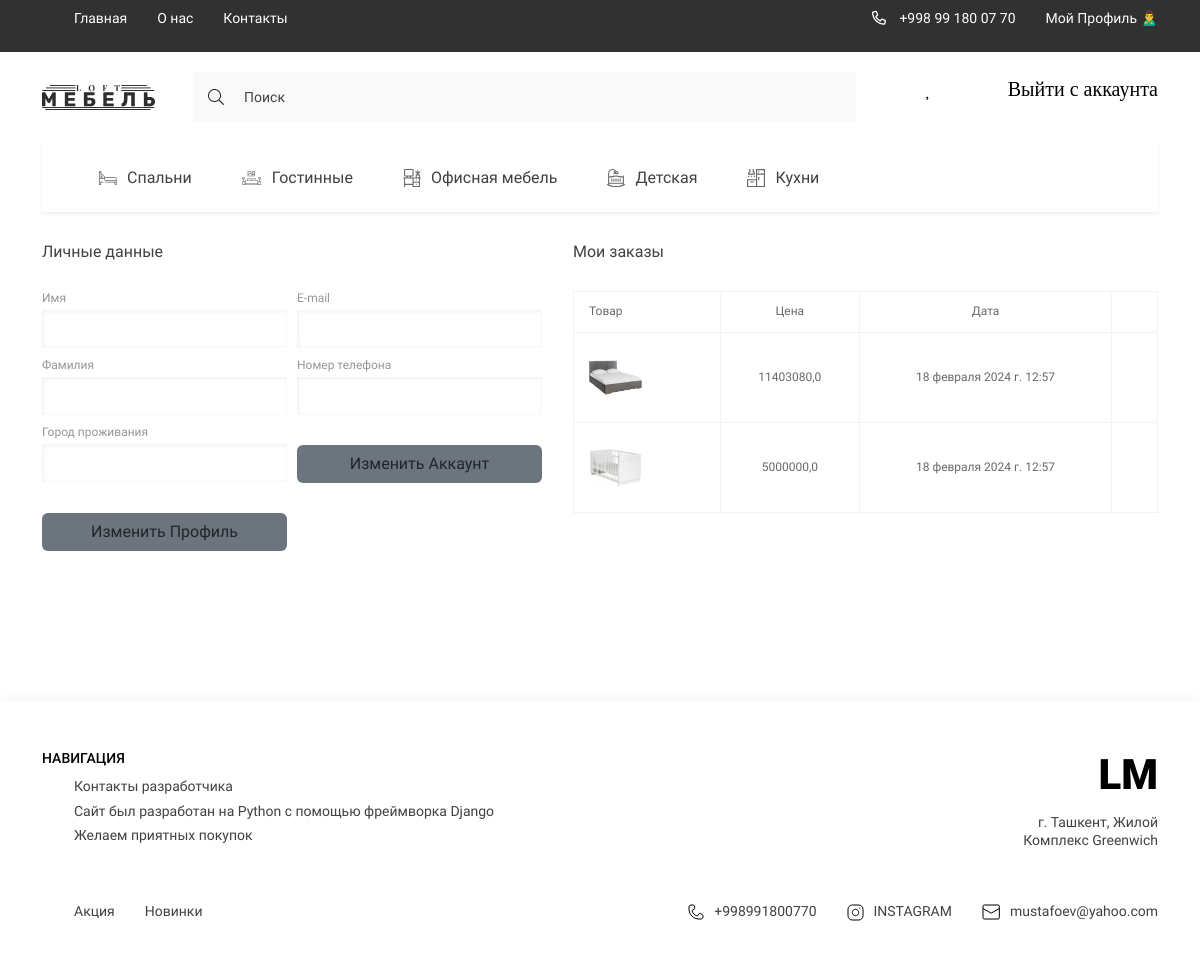
Screenshot of /profile/1 (signed in) with the database file from the repository.
### digital/models.py (models this page shows, shortened)
class Category(models.Model):
    title = models.CharField(max_length=150, verbose_name='Название категории')
    image = models.ImageField(upload_to='categories/', verbose_name='Изображение', blank=True, null=True)
    slug = models.SlugField(unique=True, null=True)
    parent = models.ForeignKey('self', on_delete=models.CASCADE, null=True, blank=True, related_name='subcategories',
                               related_query_name='subcategories', verbose_name='Категория')
    def get_absolute_url(self):
        return reverse('category_page', kwargs={'slug': self.slug})
    def get_image_category(self):
        if self.image:
            return self.image.url
        else:
            return '-'
    class Meta:
        verbose_name = 'Категория'
        verbose_name_plural = 'Категории'

class OrderProduct(models.Model):
    product = models.ForeignKey(Product, on_delete=models.SET_NULL, null=True)
    order = models.ForeignKey(Order, on_delete=models.SET_NULL, null=True)
    quantity = models.IntegerField(default=0, null=True, blank=True, verbose_name='Кол-во')
    added_at = models.DateTimeField(auto_now_add=True, verbose_name='Дата добавления')
    class Meta:
        verbose_name = 'Заказанный товар'
        verbose_name_plural = 'Заказанный товары'
    @property
    def get_total_price(self):
        total_price = self.product.price * self.quantity
        return total_price

class Product(models.Model):
    title = models.CharField(max_length=250, verbose_name='Название Товара')
    price = models.FloatField(verbose_name='Цена')
    quantity = models.IntegerField(verbose_name='Количество')
    slug = models.SlugField(unique=True, null=True)
    created_at = models.DateTimeField(auto_now_add=True, verbose_name='Дата добавления')
    category = models.ForeignKey(Category, on_delete=models.CASCADE, related_name='products', verbose_name='Категория')
    edited_at = models.DateTimeField(auto_now=True, verbose_name='Дата изменения')
    brand = models.ForeignKey('Brand', on_delete=models.CASCADE, null=True, blank=True)
    color_code = models.TextField(default='#000000', verbose_name='Код цвета', null=True, blank=True)
    color_name = models.TextField(default='Желтый', verbose_name='Цвет', null=True, blank=True)
    description_all = models.TextField(verbose_name='Описание для страницы о товаре', blank=True, null=True)
    def get_image_product(self):
        if self.images:
            try:
                return self.images.first().image.url
            except:
                return '-'
        else:
            return '-'
    class Meta:
        verbose_name = 'Товар'
        verbose_name_plural = 'Товары'

class Gallery(models.Model):
    image = models.ImageField(upload_to='products', verbose_name='Картинка товара')
    product = models.ForeignKey(Product, on_delete=models.CASCADE, related_name='images')
    class Meta:
        verbose_name = 'Картинка'
        verbose_name_plural = 'Картинки'

### digital/views.py (the view)
# urls.py: path('profile/<int:pk>', profile_view, name='profile'),
def profile_view(request, pk):
    profile = Profile.objects.get(user_id=pk)
    cart_info = get_cart_data(request)
    context = {
        'title': f'Профиль: {profile.user.username}',
        'profile': profile,
        'order': cart_info['order'],
        'products': cart_info['products']
    }
    return render(request, 'digital/profile.html', context)

### digital/models.py (called while the page is built)
    @property
    def get_cart_total_price(self):
        order_products = self.orderproduct_set.all()
        total_price = sum([product.get_total_price for product in order_products])
        return total_price

    @property
    def get_cart_total_quantity(self):
        order_products = self.orderproduct_set.all()
        total_price = sum([product.quantity for product in order_products])
        return total_price

### digital/templatetags/digital_tags.py (called while the page is built)
@register.simple_tag()
def get_categories():
    categories = Category.objects.filter(parent=None)
    return categories

### digital/utils.py (called while the page is built)
def get_cart_data(request):
    cart = CartForAuthenticatedUser(request)
    cart_info = cart.get_cart_info()
    return cart_info

    def get_cart_info(self):
        customer, created = Customer.objects.get_or_create(user=self.user)
        order, created = Order.objects.get_or_create(customer=customer)
        order_products = order.orderproduct_set.all()
        cart_total_quantity = order.get_cart_total_quantity
        cart_total_price = order.get_cart_total_price
        return {
            'cart_total_quantity': cart_total_quantity,
            'cart_total_price': cart_total_price,
            'order': order,
            'products': order_products
        }

### digital/templates/digital/profile.html (shortened to what this page needs)
{% extends 'base.html' %}
{% block main %}
<main class="main">
    <div class="profile">
        <div class="container">
            <div class="profile__content">
                <form class="profile__form">
                    <h2 class="profile__title">Личные данные</h2>
                    <div class="profile__form-grid">
                        <div class="input__title">
                            <h2>Имя</h2>
                            <input type="text" value="{{ profile.user.first_name }}" class="contact__section-input">
                        </div>
                        <div class="input__title">
                            <h2>E-mail</h2>
                            <input type="email" value="{{ profile.user.email }}" class="contact__section-input">
                        </div>
                        <div class="input__title">
                            <h2>Фамилия</h2>
                            <input type="text" value="{{ profile.user.last_name }}" class="contact__section-input">
                        </div>
                        <div class="input__title">
                            <h2>Номер телефона</h2>
                            {% if profile.phone_number is None %}
                            <input type="tel" value="Вы не указали номер телефона в профиле" class="contact__section-input">
                            {% else %}
                            <input type="tel" value="{{ profile.phone_number }}" class="contact__section-input">
                            {% endif %}
                        </div>
                        <div class="input__title">
                            <h2>Город проживания</h2>
                            {% if profile.city is None %}
                            <input type="tel" value="Вы не указали город проживания в профиле" class="contact__section-input">
                            {% else %}
                            <input type="tel" value="{{ profile.city }}" class="contact__section-input">
                            {% endif %}
                        </div>
                        <a href="{% url 'edit_account' profile.user.pk %}" class="btn profile__btn bg-secondary">Изменить Аккаунт</a>
                        <a href="{% url 'edit_profile' profile.user.pk %}" class="btn profile__btn bg-secondary">Изменить Профиль</a>
                    </div>
                </form>
                <div class="profile__orders">
                    <h2 class="profile__title">Мои заказы</h2>
                    <table class="profile__table">
                        <tr>
                            <td colspan="4">Товар</td>
                            <td>Цена</td>
                            <td>Дата</td>
                        </tr>
                        {% for item in products %}
                        <tr>
                            <td colspan="4" class="profile__title-adaptive">
                                <div class="tabel__item">
                                    <img src="{{ item.product.get_image_product }}" alt="img">
                                </div>
                            </td>
                            <td class="profile__tabel-data">{{ item.product.price }}</td>
                            <td class="profile__tabel-data">{{ item.added_at }}</td>
                            <td class="profile__tabel-data">{{ item.shipping }}</td>
                        </tr>
                        {% endfor %}
                    </table>
                </div>
            </div>
        </div>
    </div>
</main>
{% endblock main %}

### templates/components_base/_categories_list.html
{% load digital_tags %}
{% get_categories as categories %}
<ul class="header__list _categories">
    {% for category in categories %}
    <li>
        <a href="{{ category.get_absolute_url }}" class="header__list-links">
                                <span class="header__list-img">
                                    <img src="{{ category.get_image_category }}"
                                         alt="icons">
                                </span>
            {{ category.title }}
        </a>
    </li>
    {% endfor %}
</ul>

### digital/static/digital/style/style.css (style rules this page uses)
:root { --containerWidth: 1140px; --primaryColor: #414141; --primaryFont: 'Roboto'; --mainColor: #245462; }
* { padding: 0; margin: 0; box-sizing: border-box; text-decoration: none; list-style: none; font-family: var(--primaryFont); }
.container { width: 100%; max-width: calc(var(--containerWidth) + 30px); margin: 0 auto; padding: 0 15px; }
.btn { outline: none; border: none; padding: 13px 20px; font-style: normal; font-weight: normal; font-size: 13px; line-height: 15px; background: var(--mainColor); border: 1px solid var(--mainColor); transition: color .3s linear, background .3s linear; color: #FFFFFF; }
.nav__content-bars, ._categories, .nav__list-links>img, .nav__bars-open, ._truck { display: none; }
.header__list { display: flex; justify-content: space-between; align-items: center; }
.header__list._categories { justify-content: flex-start; width: 100%; overflow-x: scroll; background: #FFFFFF; box-shadow: 0px 2px 4px rgba(0, 0, 0, 0.07); margin-bottom: 30px; }
.header__list-links { padding: 24px 25px; display: flex; justify-content: center; align-items: center; height: 70px; transition: background .3s linear, color .3s linear; width: max-content; font-family: 'Roboto'; font-size: 16px; line-height: 19px; color: #414141; }
.header__list-links img { margin-right: 10px; min-width: 18px; transition: filter .3s linear; }
.main { width: 100%; flex-grow: 1; padding-bottom: 150px; }
.input__title { width: 100%; }
.input__title h2, .textarea__title { font-style: normal; font-weight: normal; font-size: 12px; line-height: 14px; color: #969696; margin-bottom: 5px; }
.contact__section-input, .contact__section-message { width: 100%; font-style: normal; font-weight: normal; font-size: 12px; line-height: 14px; resize: none; color: #969696; padding: 12px; box-shadow: inset 1px 1px 5px rgba(0, 0, 0, 0.07); border: none; outline: none; }
.profile { width: 100%; }
.profile__content { display: flex; justify-content: space-between; }
.profile__form { display: flex; flex-direction: column; width: 100%; max-width: 500px; }
.profile__title { font-style: normal; font-weight: normal; font-size: 16px; line-height: 19px; color: var(--primaryColor); margin-bottom: 30px; }
.profile__form-grid { display: grid; grid-template-columns: repeat(2, 1fr); gap: 10px; }
.profile__table { font-style: normal; font-weight: normal; font-size: 12px; line-height: 147.69%; color: #686868; }
.profile__table td, .profile__table { border: 1px solid #F3F3F3; border-collapse: collapse; }
.profile__table tr td { text-align: center; padding: 25px 15px; }
.profile__table tr:first-child td { padding: 11px 15px; }
.profile__table tr:first-child td:first-child { text-align-last: left; }
.tabel__item { display: flex; align-items: center; }
.tabel__item img { width: 53px; margin-right: 15px; }
.profile__orders { display: flex; flex-direction: column; width: 100%; max-width: 585px; }
.profile__btn { align-self: flex-end; margin-top: 20px; }

### templates/base.html (style rules this page uses)
a { text-decoration:none; }

### rows the page displays
Category: get_image_category (picture), title "Спальни"
Category: get_image_category (picture), title "Гостинные"
Category: get_image_category (picture), title "Офисная мебель"
Category: get_image_category (picture), title "Детская"
Category: get_image_category (picture), title "Кухни"
OrderProduct: product.get_image_product (picture), product.price "11403080,0", added_at "18 февраля 2024 г. 12:57"
OrderProduct: product.get_image_product (picture), product.price "5000000,0", added_at "18 февраля 2024 г. 12:57"
